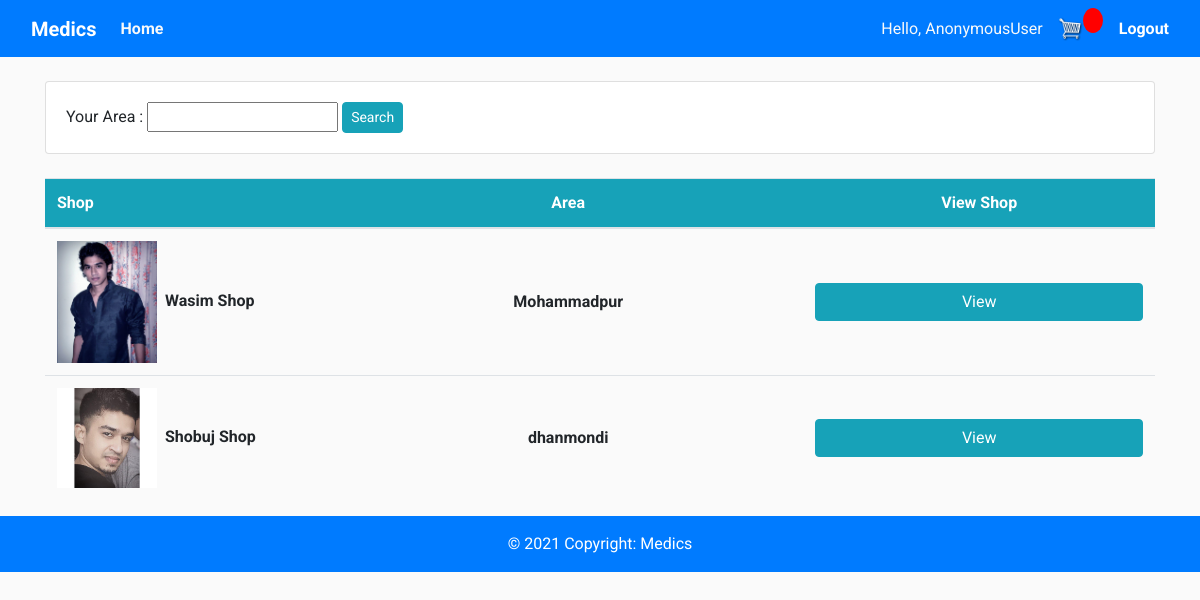
The page / on the database its author committed.
### pharmacy/models.py (models this page shows, shortened)
class Pharmacy(models.Model):
    user = models.OneToOneField(
        User, null=True, blank=True, on_delete=models.CASCADE)
    shop_name = models.CharField(max_length=100)
    phone = models.CharField(max_length=20, null=True)
    address = models.CharField(max_length=200, null=True, blank=True)
    area = models.CharField(max_length=100, null=True, blank=True)
    profile_pic = models.ImageField(
        default="profile1.png", null=True, blank=True)
    date_created = models.DateTimeField(auto_now_add=True, null=True)

### pharmacy/views.py (the view)
# urls.py: 2. Add a URL to urlpatterns:  path('', views.home, name='home')
def home(request):
    pharmecy = Pharmacy.objects.all()
    myFilter = PharmacyFilter(request.GET, queryset=pharmecy)
    pharmecy = myFilter.qs
    context = {
        'pharmecy': pharmecy,
        'myFilter': myFilter,
    }
    return render(request, 'pharmacy/home.html', context)

### pharmacy/templates/pharmacy/home.html
{% extends 'pharmacy/base.html' %}
{%block content%}
<div class="container">
    <br>
    <div class="row">
        <div class="col">
            <div class="card card-body">
                <form method="get">
                    <p class="d-inline"> Your Area : {{myFilter.form}}</p>
                    <button class="btn btn-info rounded btn-sm" type="submit">Search</button>
                </form>
            </div>
        </div>
    </div>
    <br>
    <table class="table">
        <thead>
            <tr class="table " style=" background-color:#17A2B8; color:white">
                <th class="">Shop</th>
                <th class="text-center">Area</th>
                <th class="text-center">View Shop</th>
            </tr>
        </thead>
        <tbody>
            {%for pharm in pharmecy%}
            <tr>
                <td class=" font-weight-bold" style="width: 288px;"><img width="100px" class="mr-2"
                        src="{{pharm.profile_pic.url}}" alt="image">{{pharm.shop_name}}</td>
                <td class="text-center align-middle font-weight-bold">{{pharm.area}}</td>
                <td class="align-middle"><a href="{% url 'shop' pharm.id %}"
                        class="btn btn-info rounded btn-block">View</a>
                </td>
            </tr>
            {%endfor%}
        </tbody>
    </table>
</div>
{%endblock%}

### static/css/main.css (style rules this page uses)
body { background-color: hsl(0, 0%, 98%); }
.btn { border-radius: 0; }

### static/css/shop.css (style rules this page uses)
html, body { font-family: 'Roboto', sans-serif; }

### rows shown on the page
Pharmacy: profile_pic (picture), shop_name "Wasim Shop", area "Mohammadpur"
Pharmacy: profile_pic (picture), shop_name "Shobuj Shop", area "dhanmondi"

### other values the page prints
{{ request.user }} "AnonymousUser"
